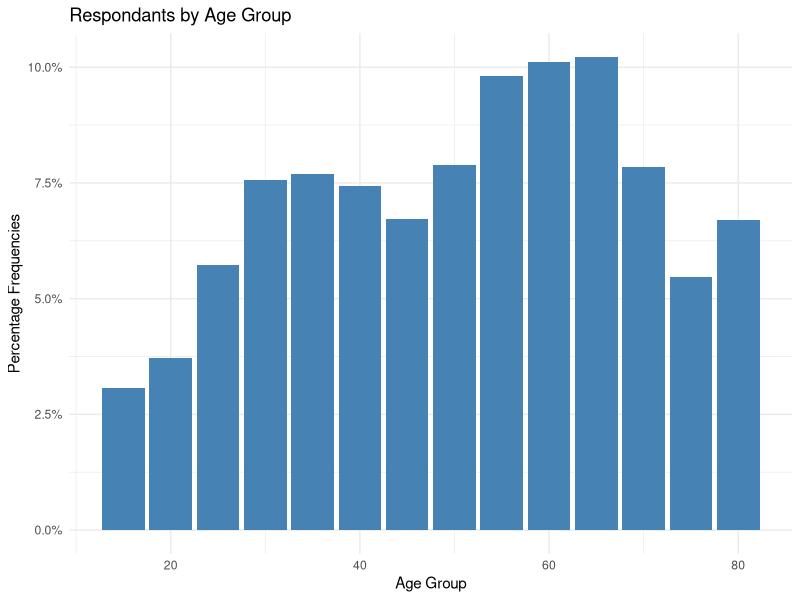
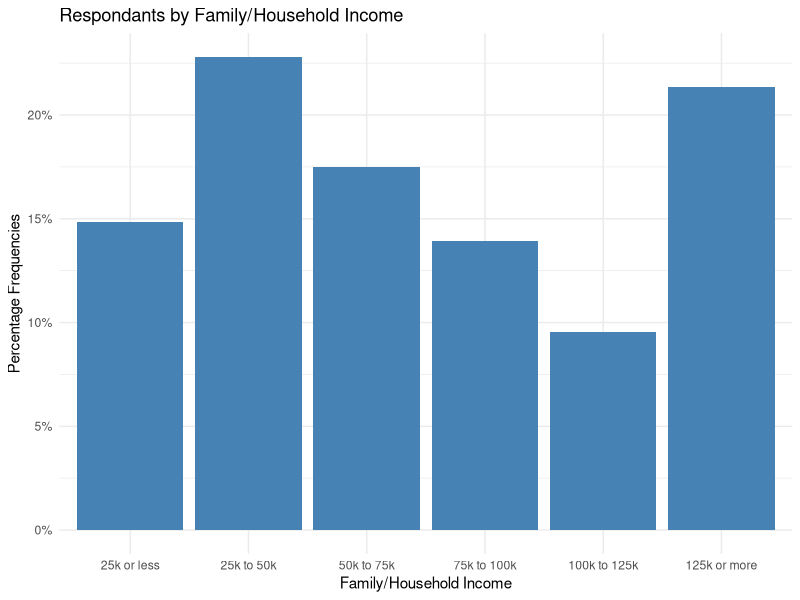
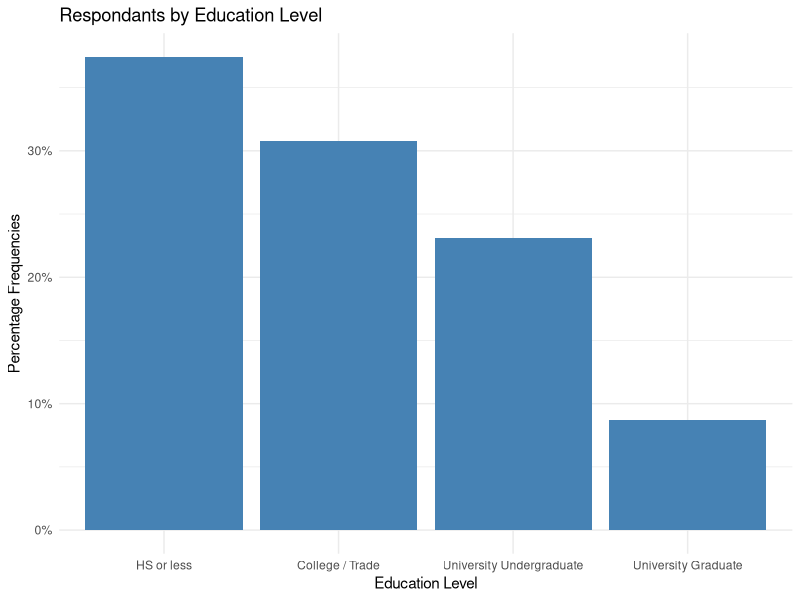

R code for these plots, in order:
## ---- chunk 1
knitr::opts_chunk$set(echo = FALSE)
library(dplyr)
library(knitr)
library(ggplot2)
library(tidyverse)
library(scales)
## ---- chunk 2
my_data <- read.csv("gss-prepared-for-analysis.csv")
display_data <- my_data %>% 
  select(
    caseid,
    sex,
    child,
    age,
    income_family,
    religion_importance,
    education_level,
    region,
    pop_center
  )
# Table 1
Table1 <- head(display_data) %>% 
  kable(align = "c",
        format = "simple",
        col.names = c("Case ID", "Sex", "Have Children", "Age", 
                      "Family Income", "Importance of Religion", "Education Level", "Province", "Urban / Rural"),
        )
  
Table1
## ---- chunk 3
Figure1 <- my_data %>% #Create an overall view of Age of respondents 
  ggplot(aes(x = age_group)) +
  geom_bar(aes(y = ..prop..), stat = "count", fill = "steelblue") + 
  scale_y_continuous(labels=scales::percent) +
  labs(title = "Respondants by Age Group", y = "Percentage Frequencies", x = "Age Group")+
  theme_minimal()  #Adjust how it is displayed 
  
Figure1 
## ---- chunk 4
display_data2 <- my_data %>% 
  select(
    age_group,
    income_family
  )
display_data2[display_data2=="$25,000 to $49,999"] <- "25k to 50k"
display_data2[display_data2=="Less than $25,000"] <- "25k or less"
display_data2[display_data2=="$50,000 to $74,999"] <- "50k to 75k"
display_data2[display_data2=="$75,000 to $99,999"] <- "75k to 100k"
display_data2[display_data2=="$100,000 to $ 124,999"] <- "100k to 125k"
display_data2[display_data2=="$125,000 and more"] <- "125k or more"
Figure2 <- display_data2 %>% #Create an overall view of Age of respondents 
    mutate(income_family = fct_relevel(income_family, 
            "25k or less", "25k to 50k", "50k to 75k", 
            "75k to 100k", "100k to 125k", "125k or more")) %>%
  ggplot(aes(x = income_family)) +
  geom_bar(aes(y = (..count..)/sum(..count..)), stat = "count", fill = "steelblue") + 
  scale_y_continuous(labels=scales::percent) +
  labs(title = "Respondants by Family/Household Income", y = "Percentage Frequencies", x = "Family/Household Income")+
  theme_minimal()  #Adjust how it is displayed 
  
Figure2 
## ---- chunk 5
Figure3 <- my_data %>% #Create an overall view of Age of respondents 
  mutate(education_level = fct_relevel(education_level, 
            "HS or less", "College / Trade", "University Undergraduate", 
            "University Graduate")) %>%
  ggplot(aes(x = education_level)) +
  geom_bar(aes(y = (..count..)/sum(..count..)), stat = "count", fill = "steelblue") + 
  scale_y_continuous(labels=scales::percent) +
  labs(title = "Respondants by Education Level", y = "Percentage Frequencies", x = "Education Level")+
  theme_minimal()  #Adjust how it is displayed 
  
Figure3 
## ---- chunk 6
dummy_income <- data.frame(
  "income level" = c("greater than $125,000", "between $25,000 to $49,999", "between $50,000 to $74,999", "between $75,000 to $99,999", "less than $25,000", "between $100,000 tp $124,999"),
  inc1 = c(1,0,0,0,0,0),
  inc2 = c(0,1,0,0,0,0),
  inc3 = c(0,0,1,0,0,0),
  inc4 = c(0,0,0,1,0,0),
  inc5 = c(0,0,0,0,1,0),
  inc6 = c(0,0,0,0,0,0)
)
kable(dummy_income, caption = "Dummy Variable Coding Set Up for Income Levels")
## ---- chunk 7
dummy_edu <- data.frame(
  "education level" = c("high school or less education", "University Graduate", "University Undergraduate", "college/trade"),
  HS = c(1,0,0,0),
  graduate = c(0,1,0,0),
  under = c(0,0,1,0),
  college = c(0,0,0,0)
)
kable(dummy_edu, caption = "Dummy Variable Coding Set Up for Education Levels")
## ---- chunk 8
dummy_pop <- data.frame(
  "population center" = c("Poplation centered at PEI", "Rural areas and small population centres(non CMA/CA)", "Larger urban population centres (CMA/CA)"),
  PEI = c(1,0,0),
  rural = c(0,1,0),
  urban = c(0,0,0)
)
kable(dummy_pop, caption = "Dummy Variable Coding Set Up for Population Center")
## ---- chunk 9
#logistic regression
my_logit_dd <- glm(
  child ~ age + as.factor(income_family) + as.factor(education_level) 
  + as.factor(pop_center),
  data = my_data, family = "binomial"
)
summary(my_logit_dd)
## ---- chunk 10
my_log_res <- data.frame(
  variable = c("intercept","age", "income greater than $125,000", "income between $25,000 to $49,999", "income between $50,000 to $74,999", "income between $75,000 to $99,999", "income less than $25,000", "high school or less education", "University Graduate", "University Undergraduate","Poplation centered at PEI", "Rural areas and small population centres(non CMA/CA)"),
  estimate = c(-1.513991, 0.060790, 0.161424, -0.680099, -0.449230, -0.197017, -0.872898, -0.102521, -0.779989, -0.468140, 0.276375, 0.526007),
  pvalue = c("< 2e-16", "< 2e-16", "0.0810", "8.24e-13", "3.49e-06", "0.0491", "< 2e-16", "0.0982", "< 2e-16", "9.25e-13", "0.0409", "2.86e-14" )
)
kable(my_log_res, caption = "Summary of Losgistic Estimates", 
      label = "Data Source: GSS2017")
## ---- chunk 11
summary(my_logit_dd)
